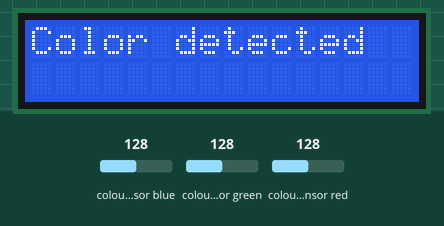
This sketch was run on a simulated Arduino Uno, built with avr-gcc and run on an emulated ATmega328P. On the bench: 16×2 character LCD. Wiring (inferred from the names in the program): TCS3200 colour sensor: output pin 8; S2 pin 6; S3 pin 7; S0 pin 4; S1 pin 5. The inputs (shaded band) are chosen by the test bench; at power-on: colour sensor blue 128, colour sensor green 128, colour sensor red 128.

Above: at 0.24 s.
At 5.8 s:
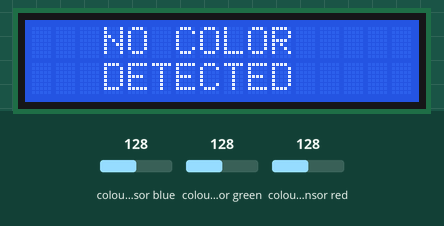

The sketch:

Sensor_test.ino
```cpp
#include <Wire.h>
#include <LiquidCrystal_I2C.h>
//I2C pins declaration
LiquidCrystal_I2C lcd(0x27, 16,2);
// TCS230 or TCS3200 pins wiring to Arduino
#define S0 4
#define S1 5
#define S2 6
#define S3 7
#define sensorOut 8

// Stores frequency read by the photodiodes
int red = 0;
int green = 0;
int blue = 0;

void setup() {
  lcd.init();
  lcd.backlight();
  // Setting the outputs
  pinMode(S0, OUTPUT);
  pinMode(S1, OUTPUT);
  pinMode(S2, OUTPUT);
  pinMode(S3, OUTPUT);

  // Setting the sensorOut as an input
  pinMode(sensorOut, INPUT);

  // Setting frequency
//scaling to 20%
  digitalWrite(S0,HIGH);
  digitalWrite(S1,LOW);
}

void loop(){
   lcd.setCursor(0,0);
   lcd.print("Color detected");
   color();

   if(red<blue && red<green && red<40){
      lcd.setCursor(0,1);
      lcd.print("    RED     ");
      delay(1000);
   }
   else if(blue < red && blue < green) {
      lcd.setCursor(0,1);
      lcd.print("    BLUE    ");
      delay(1000);
   }
   else if (green < red && green < blue) {
      lcd.setCursor(0,1);
      lcd.print("    GREEN   ");
      delay(1000);
   }
   else {
 lcd.setCursor(0,0);
      lcd.print("   NO COLOR   ");
      lcd.setCursor(0,1);
      lcd.print("   DETECTED   ");
     delay(5000);
  }

}

void color() {
  // Setting RED (R) filtered photodiodes to be read
  digitalWrite(S2,LOW);
  digitalWrite(S3,LOW);
  // Reading the output frequency
  red = pulseIn(sensorOut, LOW);
  delay(100);

  // Setting GREEN (G) filtered photodiodes to be read
  digitalWrite(S2,HIGH);
  digitalWrite(S3,HIGH);
  // Reading the output frequency
  green = pulseIn(sensorOut, LOW);
  delay(100);

  // Setting BLUE (B) filtered photodiodes
//to be read
  digitalWrite(S2,LOW);
  digitalWrite(S3,HIGH);
  // Reading the output frequency
  blue = pulseIn(sensorOut, LOW);
  delay(100);
}
```

Measured:
- what the display in image 1 shows lasts 5.1 s, from 5.7 s to 10.8 s
